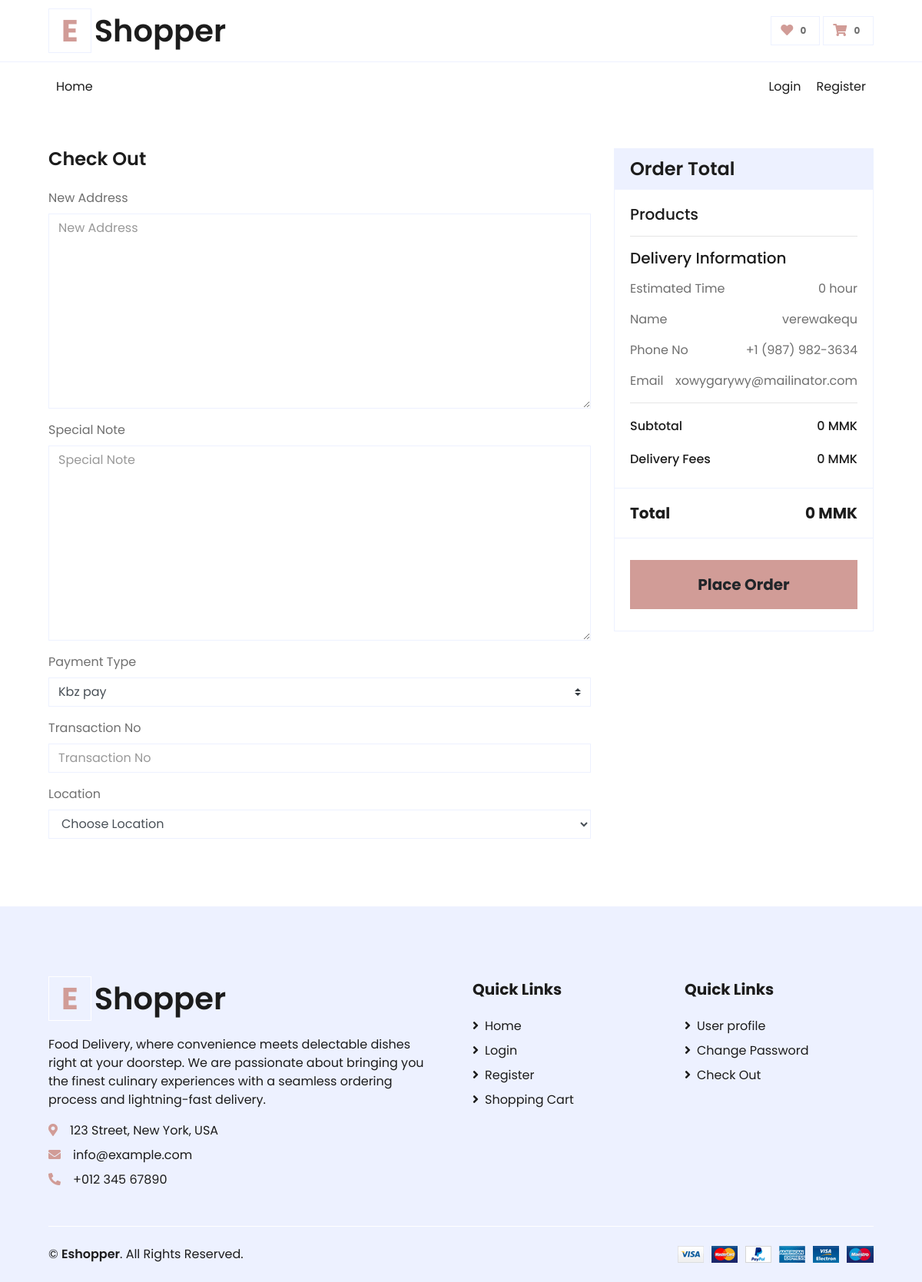
The page /checkout.php on the database its author committed.
### tables this page shows
CREATE TABLE `users` (
  `id` int NOT NULL,
  `name` varchar(255) NOT NULL,
  `role` int NOT NULL COMMENT '1 => admin,\r\n2 => staff,\r\n3 => customer,\r\n4 => delivery\r\n',
  `email` varchar(255) NOT NULL,
  `phone_number` varchar(255) NOT NULL,
  `address` text NOT NULL,
  `password` text NOT NULL,
  `delivery_status` int NOT NULL DEFAULT '0' COMMENT '0 => available,\r\n1 => unavailable',
  `deleted_at` int DEFAULT '0'
);

### checkout.php (the view, shortened to what this page needs)
<?php
    include_once('header.php');
?>
<form action="checkout.php" method="POST">
    <div class="container-fluid pt-5">
        <div class="row px-xl-5">
            <div class="col-lg-8">
                <div class="mb-4">
                    <h4 class="font-weight-semi-bold mb-4">Check Out</h4>
                    <div class="row">
                        <div class="col-md-12 form-group">
                            <label for="delivered_address">New Address</label>
                            <textarea class="form-control" name="delivered_address" id="delivered_address" cols="30" rows="10" placeholder="New Address"></textarea>
                        </div>
                        <div class="col-md-12 form-group">
                            <label for="special_note">Special Note</label>
                            <textarea class="form-control" name="special_note" id="special_note" cols="30" rows="10" placeholder="Special Note"></textarea>
                        </div>
                        <div class="col-md-12 form-group">
                            <label for="payment_type">Payment Type</label>
                            <select class="custom-select" name="payment_type" id="payment_type">
                                <?php
                                    $select_payment_types = "SELECT * FROM payment_types
                                                             WHERE deleted_at = 0
                                                            ";
                                    $select_payment_types_query = mysqli_query($connect,$select_payment_types);
                                    $count_payment_types = mysqli_num_rows($select_payment_types_query);
                                    for($i = 0; $i < $count_payment_types; $i++)
                                    {
                                        $row_payment = mysqli_fetch_assoc($select_payment_types_query);
                                ?>
                                        <option value="<?php echo $row_payment['id']; ?>"><?php echo $row_payment['type']; ?> </option>
                                <?php
                                    }
                                ?>
                            </select>
                        </div>
                        <div class="col-md-12 form-group">
                            <label>Transaction No</label>
                            <input class="form-control" name="transaction_no" type="text" placeholder="Transaction No">
                        </div>
                        <div class="col-md-12 form-group">
                            <label for="location">Location</label>
                            <select name="location" class="form-control" id="location">
                                <option value="">Choose Location</option>
                            </select>
                        </div>
                    </div>
                </div>
            </div>
            <div class="col-lg-4">
                <div class="card border-secondary mb-5">
                    <div class="card-header bg-secondary border-0">
                        <h4 class="font-weight-semi-bold m-0">Order Total</h4>
                    </div>
                    <div class="card-body">
                        <h5 class="font-weight-medium mb-3">Products</h5>
                        <?php
                            $total = 0;
                        ?>
                        <hr class="mt-0">
                        <h5 class="font-weight-medium mb-3">Delivery Information</h5>
                        <div class="d-flex justify-content-between">
                            <p>Estimated Time</p>
                            <p id="estimated_time">0 hour</p>
                        </div>
                        <?php
                            $select_delivery = "SELECT * FROM users
                                                WHERE deleted_at = 0 AND role = 4 AND delivery_status = 0
                                                ORDER BY id DESC
                                               ";
                            $select_delivery_query = mysqli_query($connect,$select_delivery);
                            $select_delivery_count = mysqli_num_rows($select_delivery_query);
                            if($select_delivery_count > 0)
                            {
                                $row_delivery = mysqli_fetch_assoc($select_delivery_query);
                        ?>
                                <div class="d-flex justify-content-between">
                                    <p>Name</p>
                                    <p><?php echo $row_delivery['name']; ?></p>
                                </div>
                                <div class="d-flex justify-content-between">
                                    <p>Phone No</p>
                                    <p><?php echo $row_delivery['phone_number']; ?></p>
                                </div>
                                <div class="d-flex justify-content-between">
                                    <p>Email</p>
                                    <p><?php echo $row_delivery['email']; ?></p>
                                </div>
                        <?php
                            }
                        ?>
                        <hr class="mt-0">
                        <div class="d-flex justify-content-between mb-3 pt-1">
                            <h6 class="font-weight-medium">Subtotal</h6>
                            <h6 class="font-weight-medium"><?php echo $total; ?> MMK</h6>
                        </div>
                        <div class="d-flex justify-content-between">
                            <h6 class="font-weight-medium">Delivery Fees</h6>
                            <h6 class="font-weight-medium" id="delivery_fees"> 0 MMK</h6>
                        </div>
                    </div>
                    <div class="card-footer border-secondary bg-transparent">
                        <div class="d-flex justify-content-between mt-2">
                            <h5 class="font-weight-bold">Total</h5>
                            <h5 class="font-weight-bold" id="grand_total"><?php echo $total; ?> MMK</h5>
                        </div>
                    </div>
                    <div class="card-footer border-secondary bg-transparent">
                        <button type="submit" name="btnsubmit" class="btn btn-lg btn-block btn-primary font-weight-bold my-3 py-3"> Place Order</button>
                    </div>
                </div>
            </div>
        </div>
    </div>
</form>
<?php
    include_once('footer.php');
?>

### rows shown on the page
users: name "verewakequ", phone_number "+1 (987) 982-3634", email "xowygarywy@mailinator.com"

### other values the page prints
$total "0"
form field payment_type "Kbz pay"
